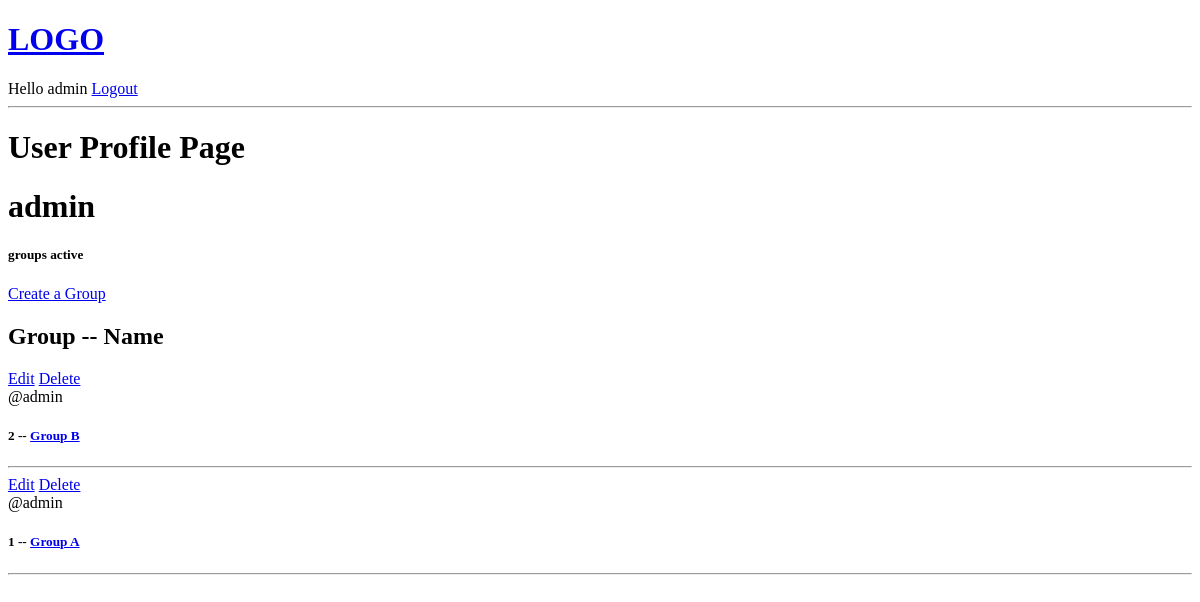
Before: /profile/1/ (signed in) with the older database file.
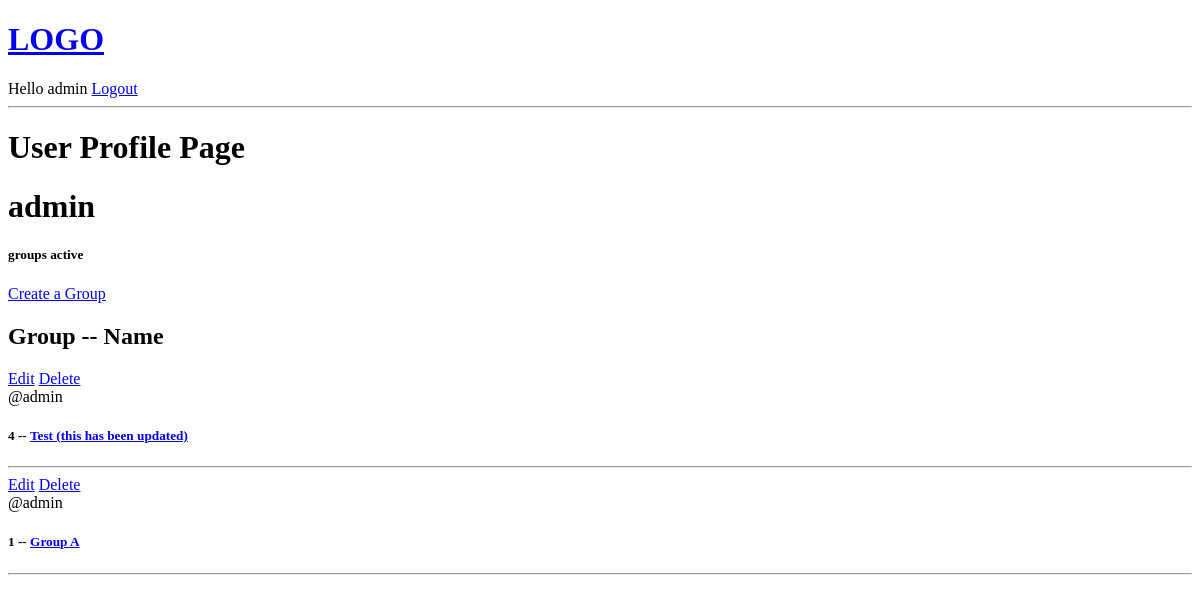
After: the same page with the newer database file.
### snapp/models.py (models this page shows, shortened)
class Group(models.Model):
  groupCreator = models.ForeignKey(User, on_delete=models.CASCADE)
  name = models.CharField(max_length=200)
  description = models.TextField(null=True, blank=True) # use TextField for large amounts of text, null=True -> can be null, blank=True -> if any form on page - field can be blank# If you allow for blank values, you have to allow for null values since blank values are stored as null.
  members = models.ManyToManyField(User, related_name='members', blank=True) # since you already have user in Group creator -> use related_name, blank form allowed
  lastUpdated = models.DateTimeField(auto_now=True) # automatic - last updated
  dateCreated = models.DateTimeField(auto_now_add=True) # when it was first created - initial timestamp - will never change
  class Meta:
    ordering = ['-lastUpdated', '-dateCreated'] # show the last created / updated group at the top of the page

### snapp/views.py (the view)
# urls.py: path('profile/<str:pk>/', views.userProfile, name="profile"),
@login_required(login_url='login')
def userProfile(request, pk):
  user = User.objects.get(id=pk)
  groups = user.group_set.all().order_by('-dateCreated')
  group_messages = user.message_set.all()
  context = {'user': user, 'groups':groups, 'group_messages': group_messages}
  return render(request, 'snapp/user_profile.html', context)

### snapp/templates/snapp/user_profile.html
{% extends 'base.html' %}
{% block content %}
<h1>User Profile Page</h1>
<h1>{{user.username}}</h1>
<div>
  <div>
    <h5>{{group_count}} groups active</h5>
    <a href="{% url 'createGroup' %}">Create a Group</a>
    <h2>Group -- Name</h2>
    {% for group in groups %}
    <div>
      <div>
      {% if request.user == group.groupCreator %}
      <a href="{% url 'updateGroup' group.id %}">Edit</a>
      <a href="{% url 'deleteGroup' group.id %}">Delete</a>
      {% endif %}
    </div>
      <span>@{{group.groupCreator.username}}</span>
      <h5>{{ group.id}} -- <a href="{% url 'group' group.id %}">{{group.name}}</a></h5>
      <hr>
    </div>
      {% endfor %}
  </div>
</div>
{% endblock content %}

Changed rows visible on the page:
removed Group: shows "Edit", groupCreator.username "admin", id "2", name "Group B"
added Group: shows "Edit", groupCreator.username "admin", id "4", name "Test (this has been updated)"
